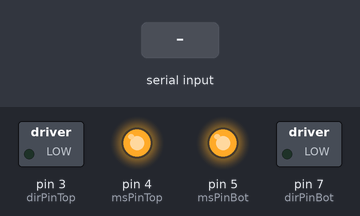
This sketch was run on a simulated Arduino Uno, built with avr-gcc and run on an emulated ATmega328P. Parts: switched loads named in the sketch (green lamp = pin HIGH), output pins drawn as LEDs (lit = HIGH). Inputs (shaded band) come from the test bench. Pins used as bus, display or sensor lines are not drawn.

Above: at 1.2 s.
1.3 s: "motor_set" received over Serial
At 3.1 s:
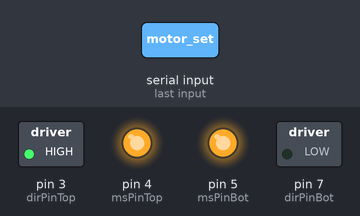
3.8 s: "reset_motors" received over Serial
At 5.1 s:
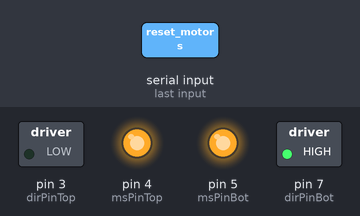
6.3 s: "multi_motor_set" received over Serial
At 8.6 s:
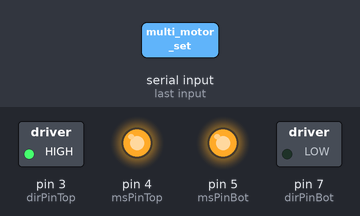
Timing chart, 0 to 10.1 s (numbered marks = the images above; inputs shaded):
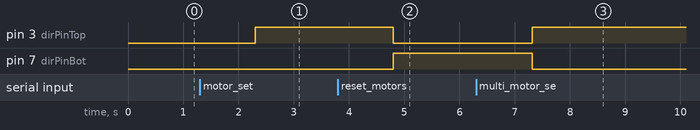

The sketch:

motors.ino
```cpp
int dirPinTop = 3;
int stepperPinTop = 2;
int msPinTop = 4;
int dirPinBot = 7;
int stepperPinBot = 6;
int msPinBot = 5;
int sleepPin = 13;

float stepSize = 1.8/8;
float gearRatio = 36.0/45.0;

bool sleep = true;
unsigned long sleepStart = millis();

#define POS_THRESHOLD (2)

#define MAX_PULSE_DELAY (5000)
#define MIN_PULSE_DELAY (1500)
#define UPPER_DELAY_ANGLE (20)
#define LOWER_DELAY_ANGLE (0)
#define DELAY_GAIN ((MAX_PULSE_DELAY - MIN_PULSE_DELAY)/(LOWER_DELAY_ANGLE - UPPER_DELAY_ANGLE))

#define DIR_WRITE_DELAY (50) // delay in milliseconds
#define CW (-1)
#define CCW (1)
#define BOT_MOTOR_ID (0)
#define TOP_MOTOR_ID (1)
#define STEPS (10)

#define BOT_MOTOR_INITIAL_POS (180)
#define TOP_MOTOR_INITIAL_POS (0)

float topPos = TOP_MOTOR_INITIAL_POS;
float topTargetPos = TOP_MOTOR_INITIAL_POS;
int topDir = 1; // 1 = CCW, -1 = CW
bool stepTop = false;

float botPos = BOT_MOTOR_INITIAL_POS;
float botTargetPos = BOT_MOTOR_INITIAL_POS;
int botDir = 1; // 1 = CCW, -1 = CW
bool stepBot = false;
void setup() {
    pinMode(dirPinTop, OUTPUT);
    pinMode(stepperPinTop, OUTPUT);
    pinMode(dirPinBot, OUTPUT);
    pinMode(stepperPinBot, OUTPUT);
    pinMode(msPinTop, OUTPUT);
    pinMode(msPinBot, OUTPUT);
    pinMode(sleepPin, OUTPUT);

    digitalWrite(msPinTop, HIGH);
    digitalWrite(msPinBot, HIGH);
    digitalWrite(sleepPin, LOW);

    Serial.begin(115200);
}

// serial command for setting motor:
//   motor_set <motor_id> <pos>
//   e.g.: motor_set 1 350
void handleMotorSetCommand() {
    int id = 0;
    for (int i = 0; i < 2; i++) {
        if (i == 0) {
            id = atoi(strtok(NULL, " "));
        } else if (i == 1) {
            if (id == TOP_MOTOR_ID) {
                topTargetPos = atoi(strtok(NULL, " ")) % 360;
            } else if (id == BOT_MOTOR_ID) {
                botTargetPos = atoi(strtok(NULL, " ")) % 360;
            }
        }
    }
}

// serial command for setting multiple motor:
//   multi_motor_set <topPos> <botPos>
//   e.g.: multi_motor_set 90 270
void handleMultiMotorSetCommand() {
    for (int i = 0; i < 2; i++) {
        if (i == 0) {
            topTargetPos = atoi(strtok(NULL, " ")) % 360;
        } else if (i == 1) {
            botTargetPos = atoi(strtok(NULL, " ")) % 360;
        }
    }
}

// serial command for stopping motor:
//   motor_stop <motor_id>
//   e.g.: motor_stop 1
void handleMotorStopCommand() {
    int id = atoi(strtok(NULL, " "));
    if (id == TOP_MOTOR_ID) {
        topTargetPos = topPos;
    } else if (id == BOT_MOTOR_ID) {
        botTargetPos = botPos;
    }
}

// serial command for stopping multiple motor:
//   multi_motor_stop
//   e.g.: multi_motor_stop
void handleMultiMotorStopCommand() {
    topTargetPos = topPos;
    botTargetPos = botPos;
}

// serial command for resetting motor positions:
//   reset_motors
//   e.g.: reset_motors
void handleResetMotorsCommand() {
    topTargetPos = TOP_MOTOR_INITIAL_POS;
    botTargetPos = BOT_MOTOR_INITIAL_POS;
}

void loop() {
    // Check if new command is available and parse it to update motor parameters
    if (Serial.available()) {
        String command = Serial.readString();
        char *str = command.c_str();
        char *cmd = strtok(str, " ");
        while (cmd != NULL) {
            if (!strcmp(cmd, "motor_set")) {
                handleMotorSetCommand();
            } else if (!strcmp(cmd, "multi_motor_set")) {
                handleMultiMotorSetCommand();
            } else if (!strcmp(cmd, "motor_stop")) {
                handleMotorStopCommand();
            } else if (!strcmp(cmd, "multi_motor_stop")) {
                handleMultiMotorStopCommand();
            } else if (!strcmp(cmd, "reset_motors")) {
                handleResetMotorsCommand();
            }
            cmd = strtok(NULL, " ");
        }
    }

    // Check if top motor needs to be rotated
    if (abs(topPos - topTargetPos) > POS_THRESHOLD) {
        int ccwDiff = int(360 - topPos + topTargetPos) % 360;
        int cwDiff = 360 - ccwDiff;
        int newTopDir = cwDiff < ccwDiff ? CW : CCW;

        if (newTopDir != topDir) {
            topDir = newTopDir;
            digitalWrite(dirPinTop, topDir == CW ? true : false);
        }
        stepTop = true;
    } else {
        stepTop = false;
    }

    // Check if bot motor needs to be rotated
    if (abs(botPos - botTargetPos) > POS_THRESHOLD) {
        int ccwDiff = int(360 - botPos + botTargetPos) % 360;
        int cwDiff = 360 - ccwDiff;
        int newBotDir = cwDiff < ccwDiff ? CW : CCW;

        if (newBotDir != botDir) {
            botDir = newBotDir;
            digitalWrite(dirPinBot, botDir == CW ? true : false);
        }
        stepBot = true;
    } else {
        stepBot = false;
    }

    if ((stepTop || stepBot) && sleep) {
        digitalWrite(sleepPin, HIGH);
        sleep = false;
        sleepStart = millis();
    } else if (!(stepTop || stepBot) && !sleep && ((millis() - sleepStart) > 2000)) {
        digitalWrite(sleepPin, LOW);
        sleep = true;
    }

    // rotate motors if needed
    if (stepTop && stepBot) {
        int targetDiff = abs(int(botPos - botTargetPos));
        int stepDelay = DELAY_GAIN * min(targetDiff, UPPER_DELAY_ANGLE) + MAX_PULSE_DELAY;
        if (topDir != botDir) {
            for (int i = 0; i < STEPS; i++) {
                if (i < STEPS/2) digitalWrite(stepperPinBot, HIGH);
                digitalWrite(stepperPinTop, HIGH);
                delayMicroseconds(stepDelay);
                if (i < STEPS/2) digitalWrite(stepperPinBot, LOW);
                digitalWrite(stepperPinTop, LOW);
            }
            topPos = topPos + topDir * stepSize * STEPS/2 * gearRatio;
            botPos = botPos + botDir * stepSize * STEPS/2 * gearRatio;
        } else {
            for (int i = 0; i < STEPS; i++) {
                digitalWrite(stepperPinBot, HIGH);
                delayMicroseconds(stepDelay);
                digitalWrite(stepperPinBot, LOW);
            }
            topPos = topPos + topDir * stepSize * STEPS * gearRatio;
            botPos = botPos + botDir * stepSize * STEPS * gearRatio;
        }
        if (topPos < 0) {
            topPos = 360 + topPos;
        } else if (topPos > 359) {
            topPos = topPos - 359;
        }
        if (botPos < 0) {
            botPos = 360 + botPos;
        } else if (botPos > 359) {
            botPos = botPos - 359;
        }
    } else if (stepTop) {
        int targetDiff = abs(int(topPos - topTargetPos));
        int stepDelay = DELAY_GAIN * min(targetDiff, UPPER_DELAY_ANGLE) + MAX_PULSE_DELAY;
        for (int i = 0; i < STEPS; i++) {
            digitalWrite(stepperPinTop, HIGH);
            delayMicroseconds(stepDelay);
            digitalWrite(stepperPinTop, LOW);
        }
        topPos = topPos + topDir * stepSize * STEPS * gearRatio;
        if (topPos < 0) {
            topPos = 360 + topPos;
        } else if (topPos > 359) {
            topPos = topPos - 359;
        }
    } else if (stepBot) {
        int targetDiff = abs(int(botPos - botTargetPos));
        int stepDelay = DELAY_GAIN * min(targetDiff, UPPER_DELAY_ANGLE) + MAX_PULSE_DELAY;

        if (topDir == botDir) {
            topDir = botDir * -1;
            digitalWrite(dirPinTop, topDir == CW ? true : false);
        }
        for (int i = 0; i < STEPS; i++) {
            digitalWrite(stepperPinBot, HIGH);
            digitalWrite(stepperPinTop, HIGH);
            delayMicroseconds(stepDelay);
            digitalWrite(stepperPinBot, LOW);
            digitalWrite(stepperPinTop, LOW);
        }
        botPos = botPos + botDir * stepSize * STEPS * gearRatio;
        if (botPos < 0) {
            botPos = 360 + botPos;
        } else if (botPos > 359) {
            botPos = botPos - 359;
        }
    }
}
```

Measured:
- after the input at 1.3 s, pin 3 (dirPinTop): LOW → HIGH after 1.0 s
- after the input at 3.8 s, pin 3 (dirPinTop): HIGH → LOW after 1.0 s; pin 7 (dirPinBot): LOW → HIGH after 1.0 s
- after the input at 6.3 s, pin 3 (dirPinTop): LOW → HIGH after 1.0 s; pin 7 (dirPinBot): HIGH → LOW after 1.0 s
